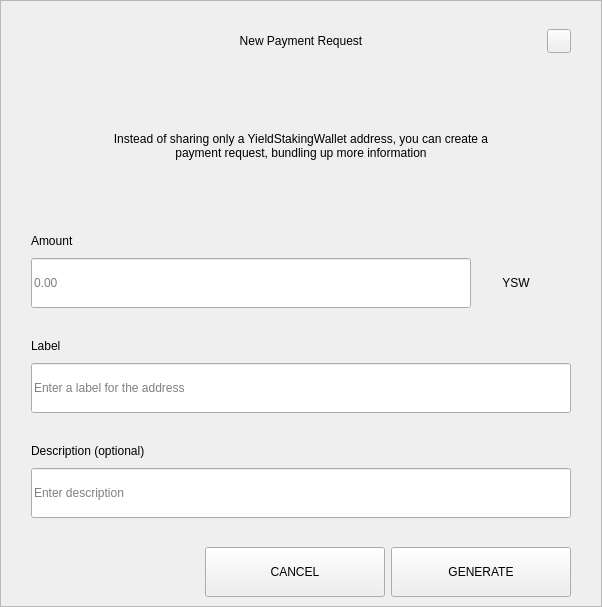
<?xml version="1.0" encoding="UTF-8"?>
<ui version="4.0">
 <class>RequestDialog</class>
 <widget class="QDialog" name="RequestDialog">
  <property name="geometry">
   <rect>
    <x>0</x>
    <y>0</y>
    <width>602</width>
    <height>607</height>
   </rect>
  </property>
  <property name="windowTitle">
   <string>Dialog</string>
  </property>
  <layout class="QVBoxLayout" name="verticalLayout_5">
   <property name="spacing">
    <number>0</number>
   </property>
   <property name="leftMargin">
    <number>0</number>
   </property>
   <property name="topMargin">
    <number>0</number>
   </property>
   <property name="rightMargin">
    <number>0</number>
   </property>
   <property name="bottomMargin">
    <number>0</number>
   </property>
   <item>
    <widget class="QFrame" name="frame">
     <property name="styleSheet">
      <string notr="true"/>
     </property>
     <property name="frameShape">
      <enum>QFrame::StyledPanel</enum>
     </property>
     <property name="frameShadow">
      <enum>QFrame::Raised</enum>
     </property>
     <layout class="QVBoxLayout" name="verticalLayout_4" stretch="1,0,0">
      <property name="spacing">
       <number>0</number>
      </property>
      <property name="leftMargin">
       <number>30</number>
      </property>
      <property name="topMargin">
       <number>20</number>
      </property>
      <property name="rightMargin">
       <number>30</number>
      </property>
      <property name="bottomMargin">
       <number>0</number>
      </property>
      <item>
       <layout class="QHBoxLayout" name="horizontalLayout_3">
        <property name="spacing">
         <number>0</number>
        </property>
        <item>
         <spacer name="horizontalSpacer_21">
          <property name="orientation">
           <enum>Qt::Horizontal</enum>
          </property>
          <property name="sizeHint" stdset="0">
           <size>
            <width>40</width>
            <height>20</height>
           </size>
          </property>
         </spacer>
        </item>
        <item>
         <widget class="QLabel" name="labelTitle">
          <property name="minimumSize">
           <size>
            <width>0</width>
            <height>40</height>
           </size>
          </property>
          <property name="maximumSize">
           <size>
            <width>16777215</width>
            <height>40</height>
           </size>
          </property>
          <property name="styleSheet">
           <string notr="true">padding-left:24px;</string>
          </property>
          <property name="text">
           <string>New Payment Request</string>
          </property>
          <property name="alignment">
           <set>Qt::AlignCenter</set>
          </property>
          <property name="margin">
           <number>7</number>
          </property>
         </widget>
        </item>
        <item>
         <spacer name="horizontalSpacer">
          <property name="orientation">
           <enum>Qt::Horizontal</enum>
          </property>
          <property name="sizeHint" stdset="0">
           <size>
            <width>40</width>
            <height>20</height>
           </size>
          </property>
         </spacer>
        </item>
        <item>
         <widget class="QPushButton" name="btnEsc">
          <property name="minimumSize">
           <size>
            <width>24</width>
            <height>24</height>
           </size>
          </property>
          <property name="maximumSize">
           <size>
            <width>24</width>
            <height>24</height>
           </size>
          </property>
          <property name="focusPolicy">
           <enum>Qt::NoFocus</enum>
          </property>
          <property name="text">
           <string/>
          </property>
         </widget>
        </item>
       </layout>
      </item>
      <item>
       <widget class="QStackedWidget" name="stack">
        <property name="minimumSize">
         <size>
          <width>540</width>
          <height>0</height>
         </size>
        </property>
        <property name="maximumSize">
         <size>
          <width>540</width>
          <height>16777215</height>
         </size>
        </property>
        <property name="currentIndex">
         <number>0</number>
        </property>
        <widget class="QWidget" name="page_1">
         <property name="minimumSize">
          <size>
           <width>540</width>
           <height>0</height>
          </size>
         </property>
         <property name="maximumSize">
          <size>
           <width>540</width>
           <height>16777215</height>
          </size>
         </property>
         <layout class="QVBoxLayout" name="layout1">
          <property name="spacing">
           <number>0</number>
          </property>
          <property name="leftMargin">
           <number>0</number>
          </property>
          <property name="topMargin">
           <number>0</number>
          </property>
          <property name="rightMargin">
           <number>0</number>
          </property>
          <property name="bottomMargin">
           <number>0</number>
          </property>
          <item>
           <spacer name="verticalSpacer_21">
            <property name="orientation">
             <enum>Qt::Vertical</enum>
            </property>
            <property name="sizeType">
             <enum>QSizePolicy::Fixed</enum>
            </property>
            <property name="sizeHint" stdset="0">
             <size>
              <width>20</width>
              <height>30</height>
             </size>
            </property>
           </spacer>
          </item>
          <item alignment="Qt::AlignHCenter">
           <widget class="QLabel" name="labelMessage">
            <property name="minimumSize">
             <size>
              <width>400</width>
              <height>50</height>
             </size>
            </property>
            <property name="text">
             <string>Instead of sharing only a YieldStakingWallet address, you can create a payment request, bundling up more information</string>
            </property>
            <property name="alignment">
             <set>Qt::AlignCenter</set>
            </property>
            <property name="wordWrap">
             <bool>true</bool>
            </property>
           </widget>
          </item>
          <item alignment="Qt::AlignBottom">
           <widget class="QWidget" name="containerAmount" native="true">
            <layout class="QVBoxLayout" name="verticalLayout">
             <property name="spacing">
              <number>9</number>
             </property>
             <property name="leftMargin">
              <number>0</number>
             </property>
             <property name="topMargin">
              <number>0</number>
             </property>
             <property name="rightMargin">
              <number>0</number>
             </property>
             <property name="bottomMargin">
              <number>0</number>
             </property>
             <item>
              <widget class="QLabel" name="labelSubtitleAmount">
               <property name="minimumSize">
                <size>
                 <width>350</width>
                 <height>16</height>
                </size>
               </property>
               <property name="maximumSize">
                <size>
                 <width>16777215</width>
                 <height>16</height>
                </size>
               </property>
               <property name="text">
                <string>Amount</string>
               </property>
              </widget>
             </item>
             <item alignment="Qt::AlignTop">
              <widget class="QWidget" name="layoutAmount" native="true">
               <layout class="QHBoxLayout" name="horizontalLayout" stretch="2,0">
                <property name="spacing">
                 <number>0</number>
                </property>
                <property name="leftMargin">
                 <number>0</number>
                </property>
                <property name="topMargin">
                 <number>0</number>
                </property>
                <property name="rightMargin">
                 <number>0</number>
                </property>
                <property name="bottomMargin">
                 <number>0</number>
                </property>
                <item>
                 <widget class="QLineEdit" name="lineEditAmount">
                  <property name="minimumSize">
                   <size>
                    <width>0</width>
                    <height>50</height>
                   </size>
                  </property>
                  <property name="maximumSize">
                   <size>
                    <width>16777215</width>
                    <height>50</height>
                   </size>
                  </property>
                  <property name="placeholderText">
                   <string notr="true">0.00</string>
                  </property>
                 </widget>
                </item>
                <item>
                 <widget class="QWidget" name="comboContainer" native="true">
                  <property name="minimumSize">
                   <size>
                    <width>100</width>
                    <height>50</height>
                   </size>
                  </property>
                  <property name="maximumSize">
                   <size>
                    <width>16777215</width>
                    <height>50</height>
                   </size>
                  </property>
                  <layout class="QHBoxLayout" name="horizontalLayout_31">
                   <property name="spacing">
                    <number>0</number>
                   </property>
                   <property name="leftMargin">
                    <number>0</number>
                   </property>
                   <property name="topMargin">
                    <number>0</number>
                   </property>
                   <property name="rightMargin">
                    <number>10</number>
                   </property>
                   <property name="bottomMargin">
                    <number>0</number>
                   </property>
                   <item>
                    <widget class="QLabel" name="comboBoxCoin">
                     <property name="text">
                      <string>YSW</string>
                     </property>
                     <property name="alignment">
                      <set>Qt::AlignCenter</set>
                     </property>
                    </widget>
                   </item>
                  </layout>
                 </widget>
                </item>
               </layout>
              </widget>
             </item>
            </layout>
           </widget>
          </item>
          <item>
           <spacer name="verticalSpacer_31">
            <property name="orientation">
             <enum>Qt::Vertical</enum>
            </property>
            <property name="sizeType">
             <enum>QSizePolicy::Fixed</enum>
            </property>
            <property name="sizeHint" stdset="0">
             <size>
              <width>20</width>
              <height>30</height>
             </size>
            </property>
           </spacer>
          </item>
          <item>
           <layout class="QVBoxLayout" name="verticalLayoutLabel">
            <property name="spacing">
             <number>9</number>
            </property>
            <item>
             <widget class="QLabel" name="labelSubtitleLabel">
              <property name="minimumSize">
               <size>
                <width>0</width>
                <height>16</height>
               </size>
              </property>
              <property name="maximumSize">
               <size>
                <width>16777215</width>
                <height>16</height>
               </size>
              </property>
              <property name="text">
               <string>Label</string>
              </property>
             </widget>
            </item>
            <item>
             <widget class="QLineEdit" name="lineEditLabel">
              <property name="minimumSize">
               <size>
                <width>0</width>
                <height>50</height>
               </size>
              </property>
              <property name="maximumSize">
               <size>
                <width>16777215</width>
                <height>50</height>
               </size>
              </property>
              <property name="placeholderText">
               <string>Enter a label for the address</string>
              </property>
             </widget>
            </item>
           </layout>
          </item>
          <item>
           <spacer name="verticalSpacer_34">
            <property name="orientation">
             <enum>Qt::Vertical</enum>
            </property>
            <property name="sizeType">
             <enum>QSizePolicy::Fixed</enum>
            </property>
            <property name="sizeHint" stdset="0">
             <size>
              <width>20</width>
              <height>30</height>
             </size>
            </property>
           </spacer>
          </item>
          <item>
           <layout class="QVBoxLayout" name="verticalLayoutDescription">
            <property name="spacing">
             <number>9</number>
            </property>
            <item>
             <widget class="QLabel" name="labelSubtitleDescription">
              <property name="minimumSize">
               <size>
                <width>0</width>
                <height>16</height>
               </size>
              </property>
              <property name="maximumSize">
               <size>
                <width>16777215</width>
                <height>16</height>
               </size>
              </property>
              <property name="text">
               <string>Description (optional)</string>
              </property>
             </widget>
            </item>
            <item>
             <widget class="QLineEdit" name="lineEditDescription">
              <property name="minimumSize">
               <size>
                <width>0</width>
                <height>50</height>
               </size>
              </property>
              <property name="maximumSize">
               <size>
                <width>16777215</width>
                <height>50</height>
               </size>
              </property>
              <property name="placeholderText">
               <string>Enter description</string>
              </property>
             </widget>
            </item>
            <item>
             <spacer name="verticalSpacer_4">
              <property name="orientation">
               <enum>Qt::Vertical</enum>
              </property>
              <property name="sizeType">
               <enum>QSizePolicy::Fixed</enum>
              </property>
              <property name="sizeHint" stdset="0">
               <size>
                <width>20</width>
                <height>20</height>
               </size>
              </property>
             </spacer>
            </item>
           </layout>
          </item>
         </layout>
        </widget>
        <widget class="QWidget" name="page_2">
         <layout class="QVBoxLayout" name="layout2">
          <item>
           <spacer name="verticalSpacer_5">
            <property name="orientation">
             <enum>Qt::Vertical</enum>
            </property>
            <property name="sizeType">
             <enum>QSizePolicy::Fixed</enum>
            </property>
            <property name="sizeHint" stdset="0">
             <size>
              <width>20</width>
              <height>50</height>
             </size>
            </property>
           </spacer>
          </item>
          <item alignment="Qt::AlignHCenter">
           <widget class="QLabel" name="labelQrImg">
            <property name="minimumSize">
             <size>
              <width>260</width>
              <height>260</height>
             </size>
            </property>
            <property name="maximumSize">
             <size>
              <width>260</width>
              <height>260</height>
             </size>
            </property>
            <property name="text">
             <string/>
            </property>
            <property name="alignment">
             <set>Qt::AlignCenter</set>
            </property>
           </widget>
          </item>
          <item>
           <spacer name="verticalSpacer_2">
            <property name="orientation">
             <enum>Qt::Vertical</enum>
            </property>
            <property name="sizeType">
             <enum>QSizePolicy::Fixed</enum>
            </property>
            <property name="sizeHint" stdset="0">
             <size>
              <width>20</width>
              <height>30</height>
             </size>
            </property>
           </spacer>
          </item>
          <item alignment="Qt::AlignHCenter">
           <widget class="QLabel" name="labelAddress">
            <property name="text">
             <string>D7VFR83SQbiezrW72hjcWJtcfip5krte2Z </string>
            </property>
           </widget>
          </item>
          <item>
           <spacer name="verticalSpacer_32">
            <property name="orientation">
             <enum>Qt::Vertical</enum>
            </property>
            <property name="sizeType">
             <enum>QSizePolicy::Expanding</enum>
            </property>
            <property name="sizeHint" stdset="0">
             <size>
              <width>20</width>
              <height>20</height>
             </size>
            </property>
           </spacer>
          </item>
          <item>
           <layout class="QHBoxLayout" name="horizontal">
            <property name="leftMargin">
             <number>20</number>
            </property>
            <property name="rightMargin">
             <number>20</number>
            </property>
            <property name="bottomMargin">
             <number>20</number>
            </property>
            <item>
             <spacer name="horizontalSpacer_4">
              <property name="orientation">
               <enum>Qt::Horizontal</enum>
              </property>
              <property name="sizeHint" stdset="0">
               <size>
                <width>40</width>
                <height>20</height>
               </size>
              </property>
             </spacer>
            </item>
            <item>
             <widget class="QPushButton" name="btnCopyAddress">
              <property name="minimumSize">
               <size>
                <width>180</width>
                <height>50</height>
               </size>
              </property>
              <property name="text">
               <string>COPY ADDRESS</string>
              </property>
             </widget>
            </item>
            <item>
             <widget class="QPushButton" name="btnCopyUrl">
              <property name="minimumSize">
               <size>
                <width>180</width>
                <height>50</height>
               </size>
              </property>
              <property name="text">
               <string>COPY URL</string>
              </property>
             </widget>
            </item>
            <item>
             <spacer name="horizontalSpacer_2">
              <property name="orientation">
               <enum>Qt::Horizontal</enum>
              </property>
              <property name="sizeHint" stdset="0">
               <size>
                <width>40</width>
                <height>20</height>
               </size>
              </property>
             </spacer>
            </item>
           </layout>
          </item>
         </layout>
        </widget>
       </widget>
      </item>
      <item>
       <widget class="QWidget" name="buttonsStack" native="true">
        <layout class="QHBoxLayout" name="horizontalLayout_5">
         <property name="leftMargin">
          <number>20</number>
         </property>
         <property name="rightMargin">
          <number>0</number>
         </property>
         <item>
          <spacer name="horizontalSpacer_41">
           <property name="orientation">
            <enum>Qt::Horizontal</enum>
           </property>
           <property name="sizeHint" stdset="0">
            <size>
             <width>40</width>
             <height>20</height>
            </size>
           </property>
          </spacer>
         </item>
         <item>
          <widget class="QPushButton" name="btnCancel">
           <property name="minimumSize">
            <size>
             <width>180</width>
             <height>50</height>
            </size>
           </property>
           <property name="focusPolicy">
            <enum>Qt::NoFocus</enum>
           </property>
           <property name="text">
            <string>CANCEL</string>
           </property>
          </widget>
         </item>
         <item>
          <widget class="QPushButton" name="btnSave">
           <property name="minimumSize">
            <size>
             <width>180</width>
             <height>50</height>
            </size>
           </property>
           <property name="focusPolicy">
            <enum>Qt::NoFocus</enum>
           </property>
           <property name="text">
            <string>GENERATE</string>
           </property>
          </widget>
         </item>
        </layout>
       </widget>
      </item>
     </layout>
    </widget>
   </item>
  </layout>
 </widget>
 <resources/>
 <connections/>
</ui>
